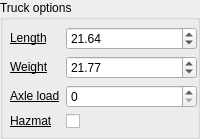
    <widget class="QgsCollapsibleGroupBox" name="horizontalLayout4">
     <property name="title">
      <string>Truck options</string>
     </property>
     <property name="collapsed">
      <bool>true</bool>
     </property>
     <layout class="QFormLayout" name="formLayout_4">
      <property name="leftMargin">
       <number>7</number>
      </property>
      <property name="topMargin">
       <number>7</number>
      </property>
      <property name="rightMargin">
       <number>0</number>
      </property>
      <property name="bottomMargin">
       <number>7</number>
      </property>
      <item row="0" column="0">
       <widget class="QLabel" name="length_label">
        <property name="toolTip">
         <string>&lt;html&gt;&lt;head/&gt;&lt;body&gt;&lt;p&gt;The length of the truck (in meters).&lt;/p&gt;&lt;/body&gt;&lt;/html&gt;</string>
        </property>
        <property name="text">
         <string>&lt;html&gt;&lt;head/&gt;&lt;body&gt;&lt;p&gt;&lt;a href=&quot;https://valhalla.github.io/valhalla/api/turn-by-turn/api-reference.md#other-costing-options&quot;&gt;&lt;span style=&quot; text-decoration: underline; color:#000000;&quot;&gt;Length&lt;/span&gt;&lt;/a&gt;&lt;/p&gt;&lt;/body&gt;&lt;/html&gt;</string>
        </property>
       </widget>
      </item>
      <item row="1" column="0">
       <widget class="QLabel" name="weight_label">
        <property name="toolTip">
         <string>&lt;html&gt;&lt;head/&gt;&lt;body&gt;&lt;p&gt;The weight of the truck (in metric tons).&lt;/p&gt;&lt;/body&gt;&lt;/html&gt;</string>
        </property>
        <property name="text">
         <string>&lt;html&gt;&lt;head/&gt;&lt;body&gt;&lt;p&gt;&lt;a href=&quot;https://valhalla.github.io/valhalla/api/turn-by-turn/api-reference.md#other-costing-options&quot;&gt;&lt;span style=&quot; text-decoration: underline; color:#000000;&quot;&gt;Weight&lt;/span&gt;&lt;/a&gt;&lt;/p&gt;&lt;/body&gt;&lt;/html&gt;</string>
        </property>
       </widget>
      </item>
      <item row="2" column="0">
       <widget class="QLabel" name="axle_load_label">
        <property name="toolTip">
         <string>&lt;html&gt;&lt;head/&gt;&lt;body&gt;&lt;p&gt;The axle load of the truck (in metric tons).&lt;/p&gt;&lt;/body&gt;&lt;/html&gt;</string>
        </property>
        <property name="text">
         <string>&lt;html&gt;&lt;head/&gt;&lt;body&gt;&lt;p&gt;&lt;a href=&quot;https://valhalla.github.io/valhalla/api/turn-by-turn/api-reference.md#other-costing-options&quot;&gt;&lt;span style=&quot; text-decoration: underline; color:#000000;&quot;&gt;Axle load&lt;/span&gt;&lt;/a&gt;&lt;/p&gt;&lt;/body&gt;&lt;/html&gt;</string>
        </property>
       </widget>
      </item>
      <item row="2" column="1">
       <widget class="QgsSpinBox" name="axle_load">
        <property name="maximum">
         <number>1000</number>
        </property>
       </widget>
      </item>
      <item row="3" column="0">
       <widget class="QLabel" name="hazmat_label">
        <property name="toolTip">
         <string>&lt;html&gt;&lt;head/&gt;&lt;body&gt;&lt;p&gt;A value indicating if the truck is carrying hazardous materials.&lt;/p&gt;&lt;/body&gt;&lt;/html&gt;</string>
        </property>
        <property name="text">
         <string>&lt;html&gt;&lt;head/&gt;&lt;body&gt;&lt;p&gt;&lt;a href=&quot;https://valhalla.github.io/valhalla/api/turn-by-turn/api-reference.md#other-costing-options&quot;&gt;&lt;span style=&quot; text-decoration: underline; color:#000000;&quot;&gt;Hazmat&lt;/span&gt;&lt;/a&gt;&lt;/p&gt;&lt;/body&gt;&lt;/html&gt;</string>
        </property>
       </widget>
      </item>
      <item row="1" column="1">
       <widget class="QgsDoubleSpinBox" name="weight">
        <property name="decimals">
         <number>2</number>
        </property>
        <property name="minimum">
         <double>0.100000000000000</double>
        </property>
        <property name="maximum">
         <double>1000.000000000000000</double>
        </property>
        <property name="singleStep">
         <double>0.100000000000000</double>
        </property>
        <property name="value">
         <double>21.770000000000000</double>
        </property>
       </widget>
      </item>
      <item row="0" column="1">
       <widget class="QgsDoubleSpinBox" name="length">
        <property name="decimals">
         <number>2</number>
        </property>
        <property name="minimum">
         <double>0.100000000000000</double>
        </property>
        <property name="maximum">
         <double>100.000000000000000</double>
        </property>
        <property name="singleStep">
         <double>0.100000000000000</double>
        </property>
        <property name="value">
         <double>21.640000000000001</double>
        </property>
       </widget>
      </item>
      <item row="3" column="1">
       <widget class="QCheckBox" name="hazmat">
        <property name="text">
         <string/>
        </property>
       </widget>
      </item>
     </layout>
    </widget>
